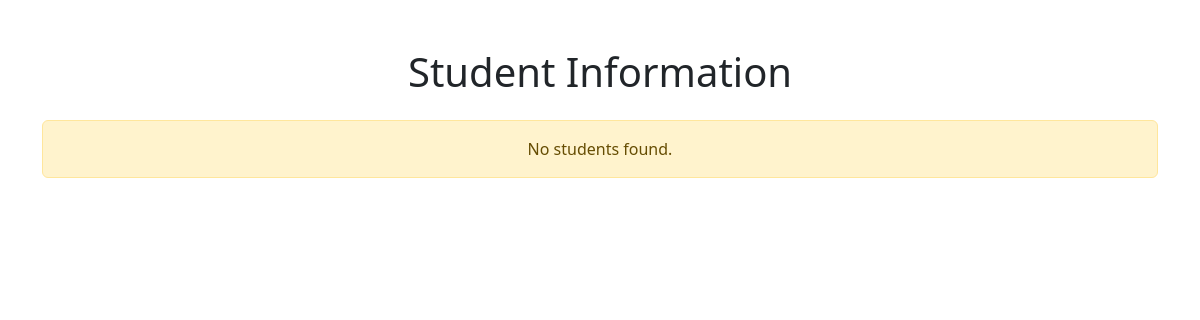
Before: / with the older database file.
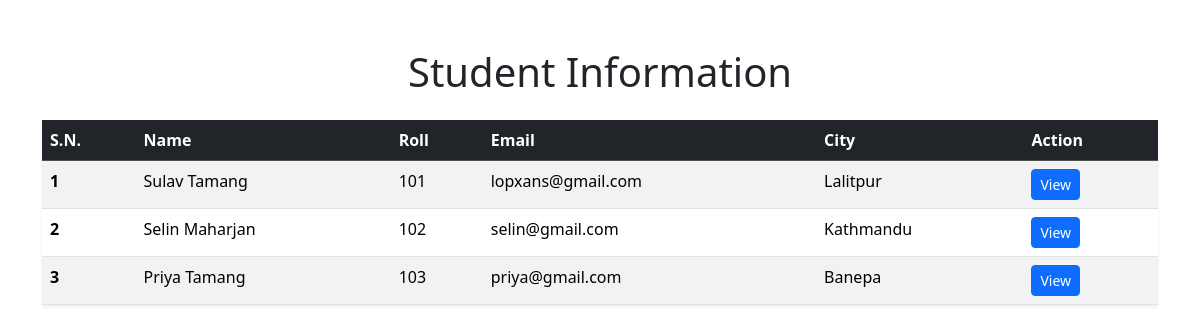
After: the same page with the newer database file.
### app/models.py (models this page shows)
class Student(models.Model):
    name = models.CharField(max_length=100)
    roll = models.IntegerField()
    email = models.EmailField(max_length=255)
    city = models.CharField(max_length=70)

### app/views.py (the view)
# urls.py: path('', student_list),
def student_list(request):
    student = Student.objects.all()
    return render(request, 'app/student.html', {'student': student})

### app/templates/app/student.html (shortened to what this page needs)
<!DOCTYPE html>
<html lang="en">
<head>
    <link href="https://cdn.jsdelivr.net/npm/bootstrap@5.3.2/dist/css/bootstrap.min.css" rel="stylesheet">
</head>
<body>
<div class="container mt-5">
    <h1 class="mb-4 text-center">Student Information</h1>
    {% if student %}
        {% if student|length %}
            <table class="table table-striped table-hover shadow-sm">
                <thead class="table-dark">
                    <tr>
                        <th scope="col">S.N.</th>
                        <th scope="col">Name</th>
                        <th scope="col">Roll</th>
                        <th scope="col">Email</th>
                        <th scope="col">City</th>
                        <th scope="col">Action</th>
                    </tr>
                </thead>
                <tbody>
                    {% for stu in student %}
                    <tr>
                        <th scope="row">{{ forloop.counter }}</th>
                        <td>{{ stu.name }}</td>
                        <td>{{ stu.roll }}</td>
                        <td>{{ stu.email }}</td>
                        <td>{{ stu.city }}</td>
                        <td>
                            <a href="{{ stu.id }}/" class="btn btn-sm btn-primary">View</a>
                        </td>
                    </tr>
                    {% endfor %}
                </tbody>
            </table>
        {% endif %}
    {% else %}
        <div class="alert alert-warning text-center" role="alert">
            No students found.
        </div>
    {% endif %}
</div>
</body>
</html>

Changed rows visible on the page:
added Student: name "Sulav Tamang", roll "101", email "lopxans@gmail.com", city "Lalitpur"
added Student: name "Selin Maharjan", roll "102", email "selin@gmail.com", city "Kathmandu"
added Student: name "Priya Tamang", roll "103", email "priya@gmail.com", city "Banepa"
Other visible differences:
text no longer shown: "No students found."
text now shown: "S.N. Name Roll Email City Action"
